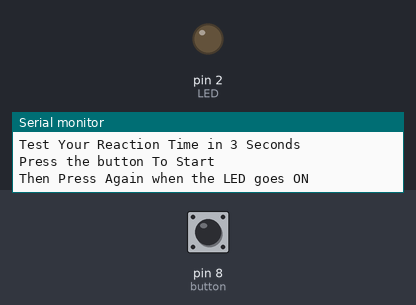
The sketch below on a simulated Arduino Uno, built with avr-gcc and run on an emulated ATmega328P. On the bench: output pins drawn as LEDs (lit = HIGH), the last lines printed to the serial monitor. The inputs (shaded band) are chosen by the test bench; at power-on: pin 8 (button) HIGH. Random numbers use the default seed unless the sketch sets one.

Above: at 0.8 s.
0.9 s: pin 8 (button) pulled LOW for 3.2 s
At 6.9 s:
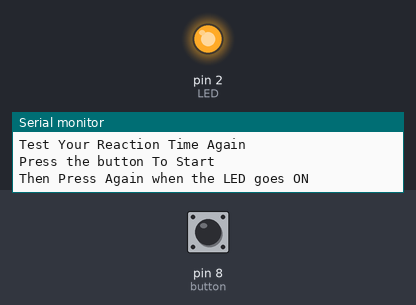
7.1 s: pin 8 (button) pulled LOW for 0.15 s
At 7.7 s:
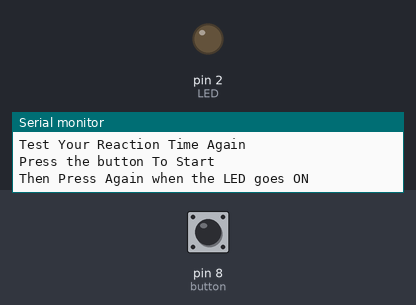
8.7 s: pin 8 (button) pulled LOW for 1 s
At 10.6 s:
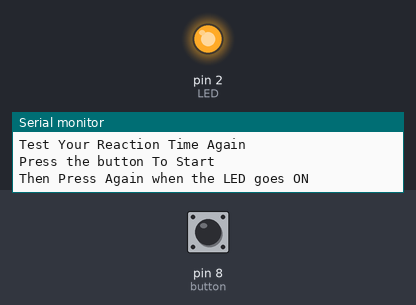
Timing chart, 0 to 12.1 s (numbered marks = the images above; inputs shaded):
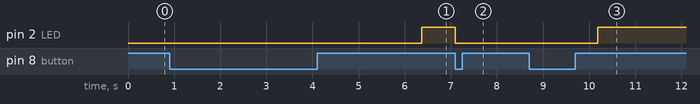

Measured:
- after the input at 0.9 s, pin 2 (LED): LOW → HIGH after 5.5 s
- after the input at 7.1 s, pin 2 (LED): HIGH → LOW at once
- after the input at 8.7 s, pin 2 (LED): LOW → HIGH after 1.5 s

The sketch:

millis_Reaction_Time_STEAMClown.ino
```cpp
// millis() Test - Reaction Time #3 //

const int LED = 2;
const int button = 8;
int button_status = -1;
long rand_number;
long unsigned current_time = -1;
long unsigned LED_off_time = -1;
long unsigned reaction_time = -1;
int doing_stuff_count = -1;


void setup()
{
  Serial.begin(9600);
  pinMode(LED, OUTPUT);
  pinMode(button, INPUT_PULLUP);
  Serial.println("Test Your Reaction Time in 3 Seconds");
  Serial.println("Press the button To Start");
  Serial.println("Then Press Again when the LED goes ON");
  button_status = digitalRead(button);
  while(button_status == 1)
  {
    button_status = digitalRead(button);
  }
  delay(3000);
}

void loop()
{
  digitalWrite(LED, HIGH);
  LED_off_time = millis();
  button_status = digitalRead(button);
  while(button_status == 1)
  {
    button_status = digitalRead(button);
  }
  reaction_time = millis() - LED_off_time;
  digitalWrite(LED, LOW);
  delay(100); // This delay is because the next button Check is fast
  Serial.print("\nYour Reaction Time Is ");
  Serial.println(reaction_time);
  Serial.println("\nTest Your Reaction Time Again");
  Serial.println("Press the button To Start");
  Serial.println("Then Press Again when the LED goes ON");
  rand_number = random(500,3000);
  button_status = digitalRead(button);
  while(button_status == 1)
  {
    button_status = digitalRead(button);
  }
  delay(rand_number);
}
```
